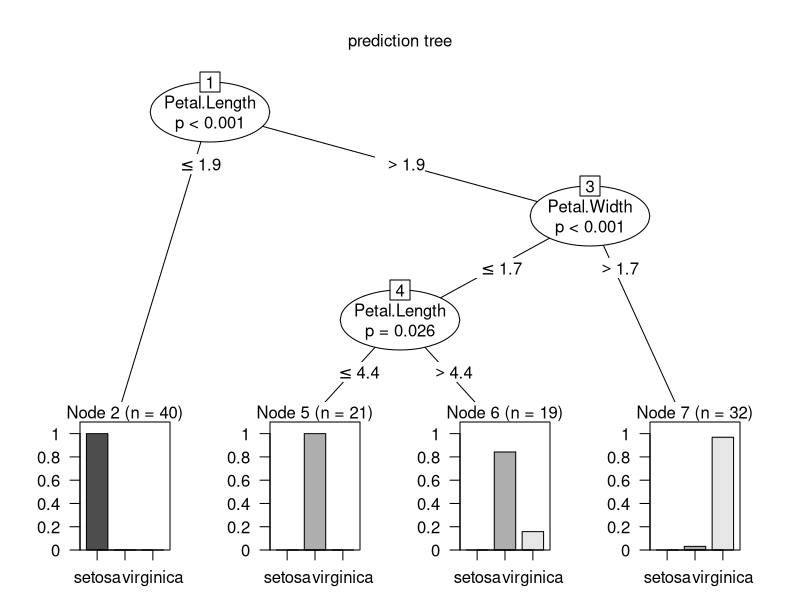
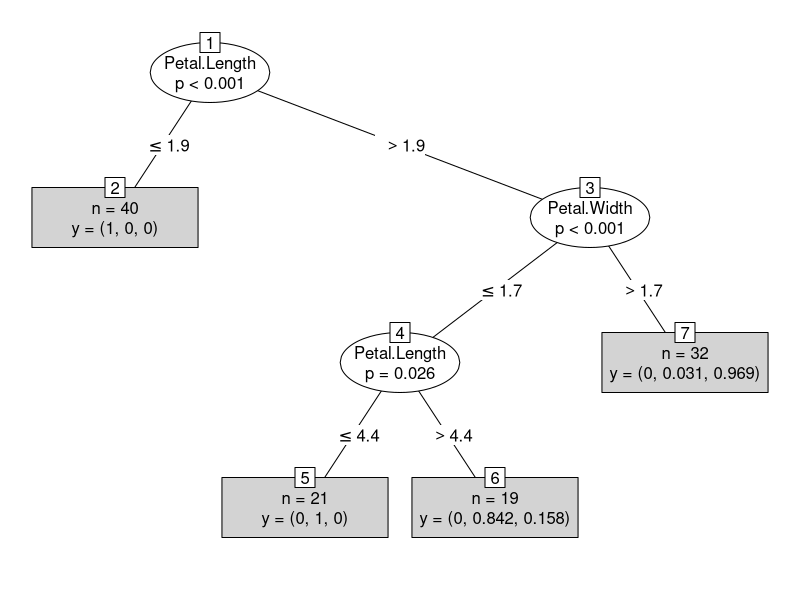
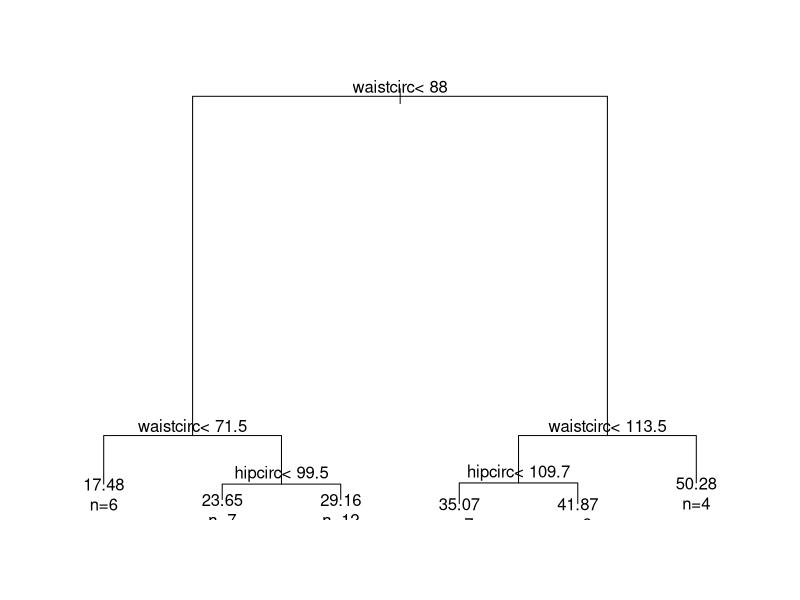
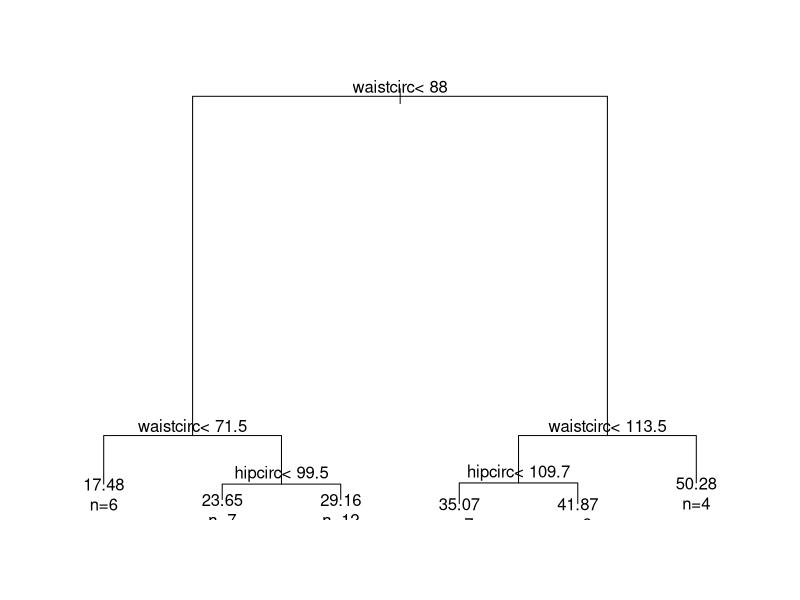
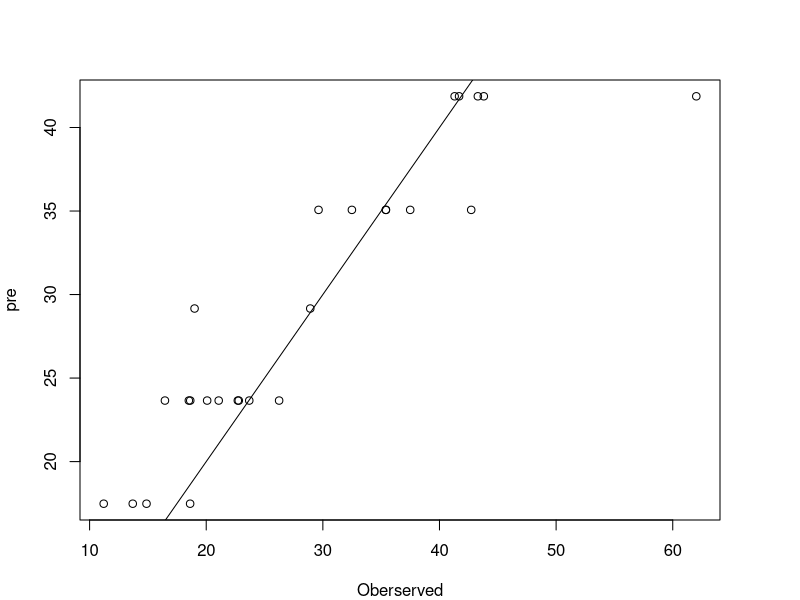

Source code (R) for these figures, in order:
#一、使用part包构建决策树
#我们将在iris数据集上演示使用party包构建决策树的方法，在iris数据集中，茎叶的长宽都能来预测花的种类
#我们将使用party包中的ctree()用来建立决策树，用predict()来预测新的数据


#---设置学习集和测试集
str(iris)

set.seed(1234)
ind<-sample(c(1:2),nrow(iris),replace = T,prob = c(0.7,0.3))

#这里解释set.seed的含义，在产生一个随机样本之前设置set.seed(n) n代表标号，下次再调用set.seed(n)的时候，随机样本
#产生函数会生成一样的结果，以方便结果的重现，比如我们执行以下代码，会发现ind2==ind
#set.seed(1234)
#ind2<-sample(2,nrow(iris),replace = TRUE,prob = c(0.7,0.3))

#sample函数 即产生随机样本，用法为sample(x,size,replace,prob) x代表从哪些集合中抽取随机数，size代表抽取几个随机数

trainData<-iris[ind==1,]
testData<-iris[ind==2,]

#---使用party包中的ctree()函数来产生决策树

#先定义公式，Species作为因变量，其余作为自变量
myFormula<-Species~Sepal.Length+Sepal.Width+Petal.Length+Petal.Width
install.packages("party")
library(party)
irisTree<-ctree(myFormula,data=trainData)

table(predict(irisTree),trainData$Species)

plot(irisTree,main = "prediction tree")
plot(irisTree,type="simple")
#在简化版的决策树图中，n代表在该节点中的实例个数，y代表各个种类分布情况，比如第二个节点中有35个实例，且都属于第一类


#使用构建好的决策树进行预测
testPre<-predict(irisTree,testData)

#检验预测结果，发现只有两个是False，即50个测试集预测错了2个
testData$Species==testPre


#二、使用rpart包构建决策树
#我们将用rpart包中的rpart函数进行构建决策树，然后同样用predict函数进行预测

install.packages("mboost")
data("bodyfat",package = "TH.data")
str(bodyfat)
attributes(bodyfat)
dim(bodyfat)

library(rpart)
set.seed(12345)
ind2<-sample(2,nrow(bodyfat),replace=T,prob = c(0.7,0.3))

trainData2<-bodyfat[ind2==1,]
testData2<-bodyfat[ind2==2,]

myFormula2<-DEXfat~age+waistcirc+hipcirc+elbowbreadth+kneebreadth

bodyfatTree<-rpart(myFormula2,data=trainData2,control = rpart.control(minsplit = 10))

print(bodyfatTree)

attributes(bodyfatTree)
par(mar = c(4,4,4,4)) #设置画图区域的离四周边界的距离
plot(bodyfatTree)
text(bodyfatTree,use.n = T) #添加节点文字信息

print(bodyfatTree$cptable)

#选择具有最小误差的决策树，通过决策树对象的cptable中的xerror属性最小来选择。
opt<-which.min(bodyfatTree$cptable[,"xerror"])

#取出所选对象的cp的值
cp<-bodyfatTree$cptable[opt,"CP"]

#决策树的剪枝
bodyfat_prune<-prune(bodyfatTree,cp=cp)
print(bodyfat_prune)
plot(bodyfat_prune)
text(bodyfat_prune,use.n = T)

bodyfat.pre<-predict(bodyfat_prune,newdata = testData2)
xlim<-range(bodyfat$DEXfat)
plot(bodyfat.pre~DEXfat,data=testData2,xlab="Oberserved",ylab="pre")
abline(a=0,b=1)
